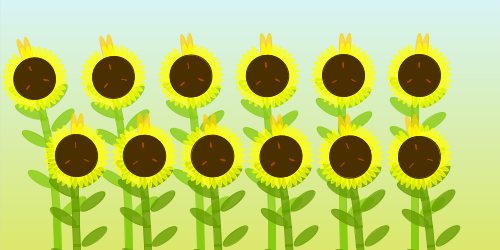
Frame 1 (no input)
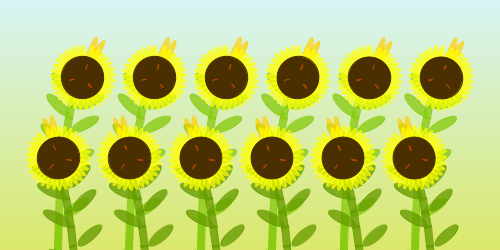
Frame 60 (the mouse pressed at the canvas centre just before this capture)
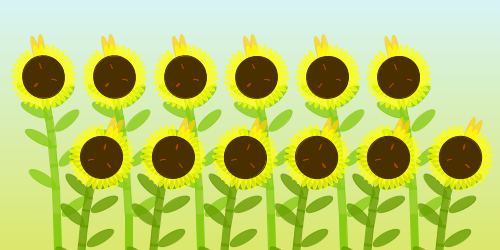
Frame 120 (the mouse held since frame 60 and released just before this capture)

The Processing sketch that drew these frames (run headless with seeded random() and noise(); from frame 60 on, the mouse is pressed at the canvas centre):

// Processing sketch: processing_110586
// ── processing_110586.pde

color[] blues={#D7F4F6};
color[] browns={#4A3000,#A64500};
color[] greens={#679B00,#89CB12,#DBE86A,#4F5F03,#C2E656};
color[] petals={#FFC700,#F79E00,#FFFF00,#FFCF00};
 
void setup(){
  size(500,250);
  frameRate(30);
}
 
void draw(){
  backdrop(blues[0],greens[2]);
  drawGroups(greens[1],-1,0,-10);
  drawGroups(greens[0],1,80,10);
}
 
void drawGroups(color stemCol,int direction,int shortness,int margin){
  float xSpacing=width/7.0;
   
  for(int i=1;i<=6;i++){
    pushMatrix();
    translate(xSpacing*i+margin,height+shortness);
    drawFlower(stemCol,direction);
    popMatrix();
  }
}
 
void drawFlower(color stemCol,int direction){
  float len=40;
  float speed=0.001;
  float t=map(sin(millis()*TWO_PI*speed),-1,1,-2,2);
   
  stroke(stemCol);
  fill(stemCol);
  pushMatrix();
  rotate(-HALF_PI);
  for(int i=0;i<12;i++){ 
    len*=0.83;
    rotate(radians(direction*t));
    rect(0,0,len+2,-7);
    translate(len,0);
    if(i<8){
      drawLeaves(stemCol,i);
    }
  }
  drawPetals(petals[3],20,45,30);
  drawPetals(petals[2],10,45,0);
  popMatrix();
}
 
void drawPetals(color c,int margin,int len,int time){
  float min=360/(minute()+1);
  for(int i=0;i<=minute()-time;i++){
    pushMatrix();
    rotate(radians(min*i));
    stroke(c,175);
    fill(c,175);
    ellipse(margin,0,len,7);
    popMatrix();
  }
  drawHead();
}
 
void drawHead(){
  float hr=360/(hour()+1);
  stroke(browns[0]);
  fill(browns[0]);
  ellipse(0,0,42,42);
  stroke(browns[1]);
  fill(browns[1]);
  for(int i=0;i<=hour();i++){
    pushMatrix();
    rotate(radians(hr*i));
    ellipse(11,0,5,0.75);
    popMatrix();
  }
}
 
void drawLeaves(color c,int num){
  fill(c,200);
  stroke(c,200);
   
  if(num%2==1){
    pushMatrix();
    rotate(radians(-55));
    ellipse(20,0,30,10);
    popMatrix();
    //arc(-31,-31,60,60,0,PI/2.0,OPEN);
    //arc(0,0,60,60,PI,3.0*PI/2.0,OPEN);
  }
  else{
    pushMatrix();
    rotate(radians(235));
    ellipse(-17,0,30,10);
    //arc(0, 0, 60, 60, 0, PI/2.0, OPEN);
    //arc(31,31,60,60,PI,3.0*PI/2.0,OPEN);
    popMatrix();
  }
}
 
void backdrop(color c1, color c2){
  noFill();
  for(int i=0;i<=height;i++){
      float inter=map(i,0,height,0,1);
      color c=lerpColor(c1,c2,inter);
      stroke(c);
      line(0,i,width,i);
  }
}
